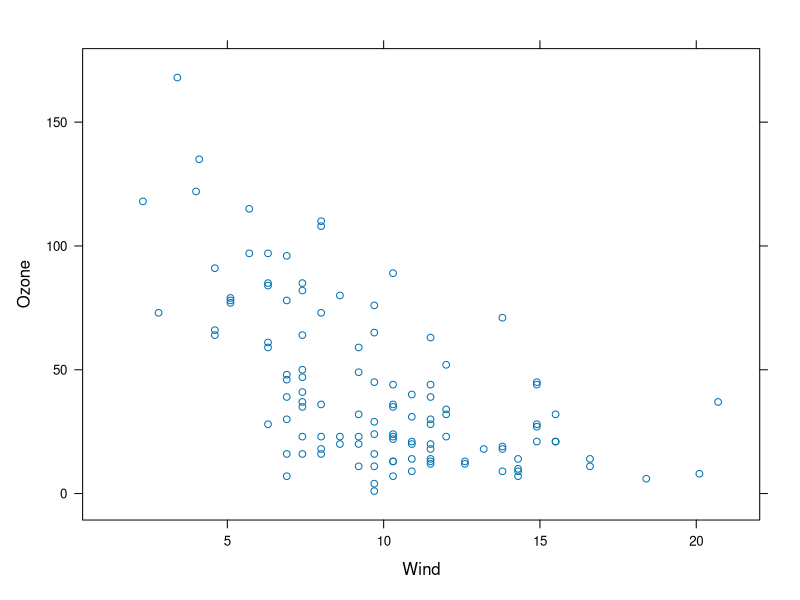
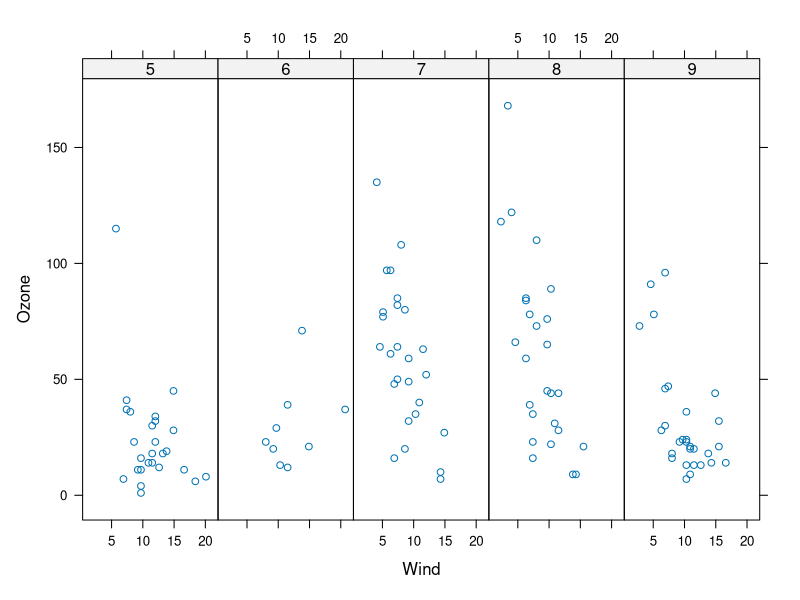
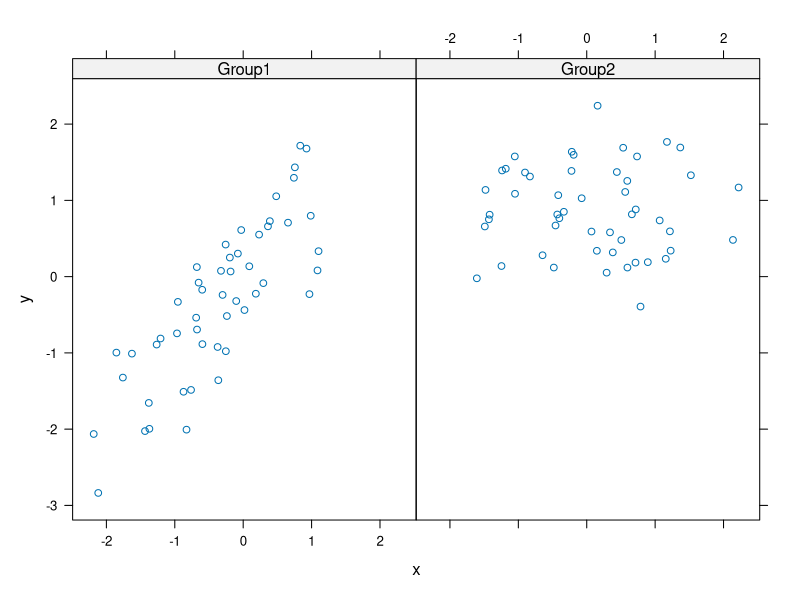
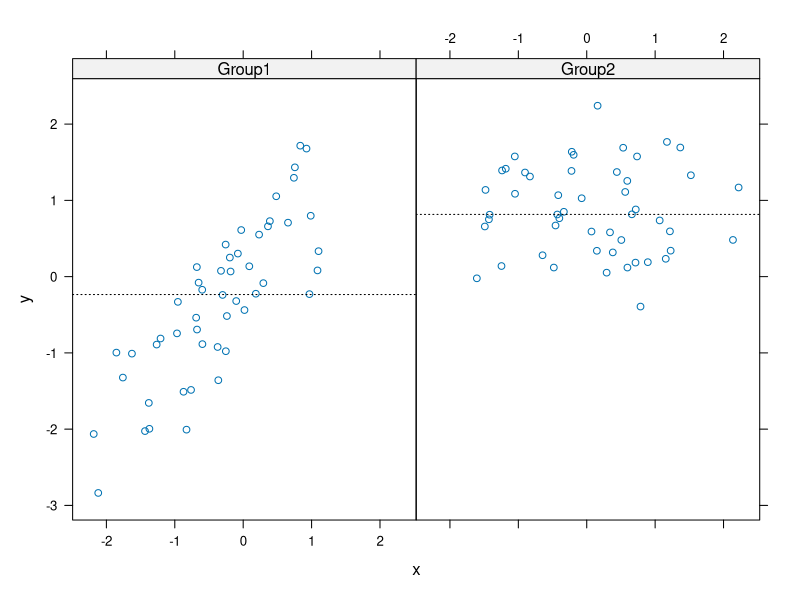
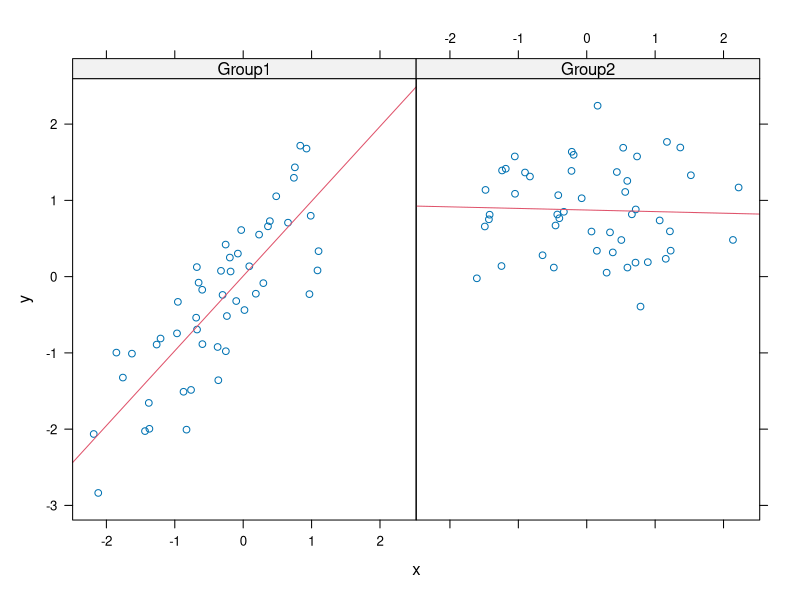

These figures' R source, in order:
## ---- chunk 1
knitr::opts_chunk$set(echo = TRUE)
## ---- chunk 2

library(datasets)
library(lattice)

df<- datasets::airquality

xyplot(Ozone~Wind, data = df)

## ---- chunk 3

table(df$Month)

## ---- chunk 4
airquality<- transform(airquality,Month=factor(Month))


## ---- chunk 5

xyplot(Ozone~Wind|Month,data = airquality,layout=c(5,1))

## ---- chunk 6
set.seed(10)
x<-rnorm(100)
f<-rep(0:1,each=50)
y<- x+f-x*f+rnorm(100,sd=0.6)
f<- factor(f,labels = c("Group1","Group2"))

## ---- chunk 7

xyplot(y~x|f, layout=c(2,1))


## ---- chunk 8
xyplot(y~x|f, panel = function(x,y,...){
  
  panel.xyplot(x,y,...)
  panel.abline(h=median(y), lty=3)

})


## ---- chunk 9
xyplot(y~x|f, panel = function(x,y,...){
  
  panel.xyplot(x,y,...)
  panel.lmline(x,y,col=2)

})


